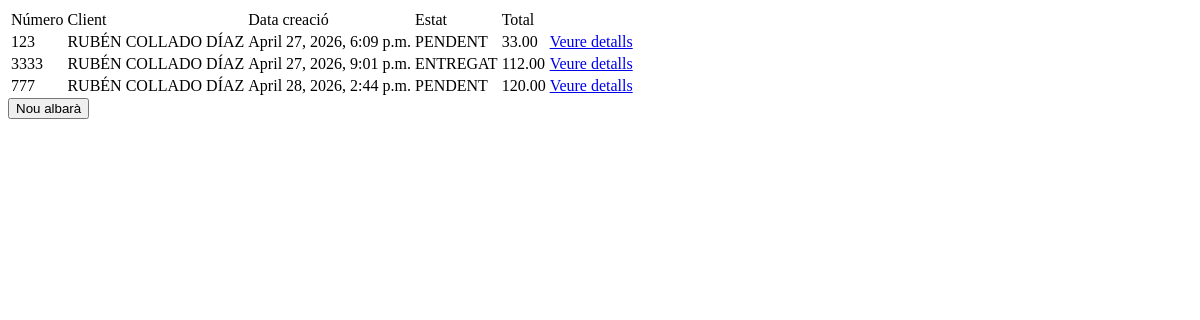
The app's page /albarans/, older data.
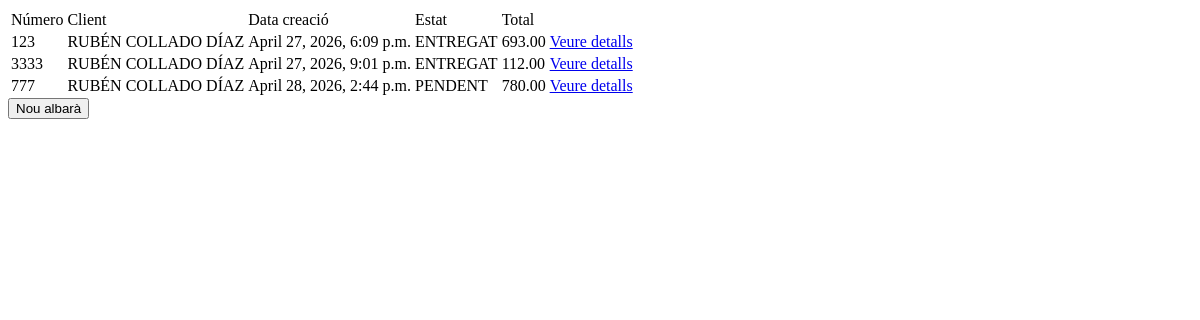
The same page, newer data.
### Projecte/models.py (models this page shows, shortened)
class Albara(models.Model):
    ESTAT = [
        ('PENDENT', 'PENDENT'),
        ('EN_PREPARACIO', 'EN_PREPARACIO'),
        ('ENVIAT', 'ENVIAT'),
        ('ENTREGAT', 'ENTREGAT'),
        ('CANCELAT', 'CANCELAT')
    ]
    numero_albara = models.CharField(max_length=200, unique=True)
    client = ForeignKey('Client', on_delete=models.CASCADE, related_name='albarans') # FK SIEMPRE VA EN LA N EN 1..N
    data_creacio = models.DateTimeField(auto_now_add=True)
    data_entrega_prevista = models.DateTimeField()
    estat = models.CharField(max_length=200, choices=ESTAT)
    total = models.DecimalField(max_digits=5, decimal_places=2) # OJO DECIMALES SIEMPRE PIDE ESTOS ATRIBUTOS
    observacions = models.TextField(blank=True, null=False) # Se guarda como ''. Si ambos fueran True se guardaria como NULL

class Client(models.Model):
    codi_client = models.CharField(max_length=200, unique=True) # SIEMPRE DECLARAR MAX LENGTH EN CHAR
    nom_comercial = models.CharField(max_length=200)
    cif = models.CharField(max_length=200)
    persona_contacte = models.CharField(max_length=200)
    telefon = models.IntegerField()
    email = models.EmailField()
    adreca_entrega = models.CharField(max_length=200)
    poblacio = models.CharField(max_length=200)
    codi_postal = models.IntegerField()
    actiu = models.BooleanField(default=True)

### Projecte/views.py (the view)
# urls.py: path('albarans/', views.LlistatAlbarans.as_view(), name='llistatAlbarans'),
class LlistatAlbarans(View):
    def get(self, request, *args, **kwargs):
        albarans = Albara.objects.all()
        return render(request, 'albarans/mostrarAlbarans.html', {'albarans': albarans})

### templates/albarans/mostrarAlbarans.html (shortened to what this page needs)
<html lang="en">
<head>
</head>
<body>
<table>
    <tr>
        <td>Número</td>
        <td>Client</td>
        <td>Data creació</td>
        <td>Estat</td>
        <td>Total</td>
    </tr>
    {% for albara in albarans %}
        <tr>
            <td>{{ albara.numero_albara }}</td>
            <td>{{ albara.client.nom_comercial }}</td>
            <td>{{ albara.data_creacio }}</td>
            <td>{{ albara.estat }}</td>
            <td>{{ albara.total }}</td>
            <td><a href="/albarans/{{ albara.id }}">Veure detalls</a></td>
        </tr>
    {% empty %}
        <p>No hi ha albarans</p>
    {% endfor %}
</table>
<a href="/albarans/nova/"><button>Nou albarà</button></a>
</body>
</html>

Row changes from the older to the newer data that the page shows:
changed Albara "April 27, 2026, 6:09 p.m.": estat "PENDENT" → "ENTREGAT"; total "33.00" → "693.00"
changed Albara "April 28, 2026, 2:44 p.m.": total "120.00" → "780.00"
